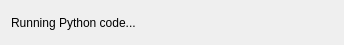
<?xml version="1.0" encoding="UTF-8"?>
<ui version="4.0">
 <class>PythonExecutionMonitorWidget</class>
 <widget class="QWidget" name="PythonExecutionMonitorWidget">
  <property name="geometry">
   <rect>
    <x>0</x>
    <y>0</y>
    <width>344</width>
    <height>45</height>
   </rect>
  </property>
  <property name="focusPolicy">
   <enum>Qt::StrongFocus</enum>
  </property>
  <property name="autoFillBackground">
   <bool>true</bool>
  </property>
  <layout class="QHBoxLayout" name="horizontalLayout">
   <item>
    <widget class="QLabel" name="message_label">
     <property name="sizePolicy">
      <sizepolicy hsizetype="Expanding" vsizetype="Preferred">
       <horstretch>0</horstretch>
       <verstretch>0</verstretch>
      </sizepolicy>
     </property>
     <property name="text">
      <string>Running Python code...</string>
     </property>
    </widget>
   </item>
   <item>
    <widget class="QToolButton" name="cancel_button">
     <property name="icon">
      <iconset resource="../qt-resources/qt_resources.qrc">
       <normaloff>:/tango_process_stop_22.png</normaloff>:/tango_process_stop_22.png</iconset>
     </property>
     <property name="autoRaise">
      <bool>true</bool>
     </property>
    </widget>
   </item>
  </layout>
 </widget>
 <resources>
  <include location="../qt-resources/qt_resources.qrc"/>
 </resources>
 <connections/>
</ui>
